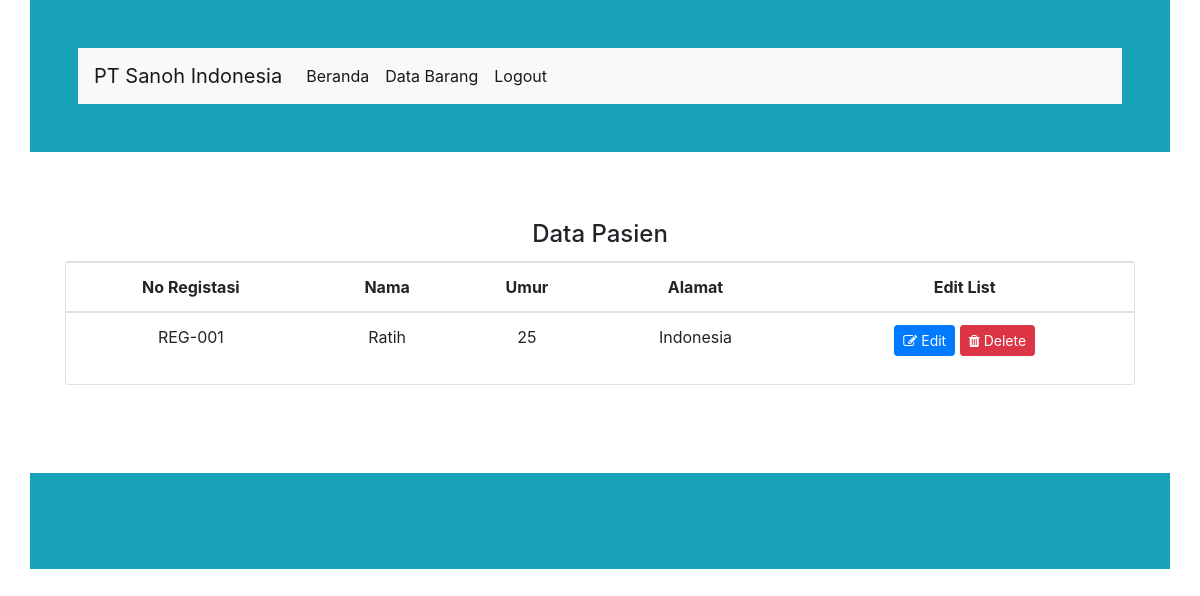
Page /index.php/admin/pasien on the committed database.
### tables this page shows
CREATE TABLE `data_pasien` (
  `id_pasien` int(11) NOT NULL,
  `reg` varchar(250) NOT NULL,
  `nama` varchar(250) NOT NULL,
  `umur` varchar(250) NOT NULL,
  `alamat` text NOT NULL,
  `suami` varchar(250) NOT NULL,
  `pekerjaan` varchar(250) NOT NULL,
  `pendidikan` varchar(250) NOT NULL
);

### application/controllers/admin/Pasien.php (called while the page is built, shortened)
<?php
class Pasien extends CI_Controller {
    public function index(){
        $data['data_obat']=$this->db->query('select * from data_obat where stok between 1 and 10');
        $data['data_obat']=$data['data_obat']->num_rows();
    $data['pasien'] = $this->m_crud->tampil_data('data_pasien')->result();
		$this->load->view('admin/pasien/v_data_pasien',$data);
      }
}

### index.php (called while the page is built, shortened)
<?php
require_once BASEPATH.'core/CodeIgniter.php';

### application/models/M_crud.php (called while the page is built, shortened)
<?php
class M_crud extends CI_Model {
 	function tampil_data($table){
		return $this->db->get($table);
	}
}
    ?>

### application/views/admin/pasien/v_data_pasien.php (the view, shortened to what this page needs)
<body>
<main>
<div class="container my-5">
       <div class="card-body text-center">
    <h4 class="card-title">Data Pasien</h4>
<div><?php echo $this->session->flashdata('msg'); ?>
    <div class="card">
        <table class="table table-hover">
            <thead>
              <tr>
                <th scope="col">No Registasi</th>
                <th scope="col">Nama</th>
                <th scope="col">Umur</th>
                <th scope="col">Alamat</th>
                <th scope="col">Edit List</th>
              </tr>
            </thead>
            <tbody>
            <?php if (empty($pasien)) { ?>
                <tr>
                      <td colspan="8">Data Belum Ada</td>
                </tr>
            <?php
                } else {
                    foreach ($pasien as $rowpasien) {
            ?>
                <tr>
                    <td><?php echo $rowpasien->reg ?></td>
                    <td><?php echo $rowpasien->nama ?></td>
                    <td><?php echo $rowpasien->umur ?></td>
                    <td><?php echo $rowpasien->alamat ?></td>
                    <td>
                    <a class="btn btn-sm btn-primary" href="<?php echo base_url() ?>index.php/admin/pasien/edit/<?php echo $rowpasien->id_pasien ?>"><i class="fa fa-edit"></i> Edit</a>
                    <a class="btn btn-sm btn-danger" href="<?php echo base_url() ?>index.php/admin/pasien/hapus/<?php echo $rowpasien->id_pasien ?>"><i class="fa fa-trash"></i> Delete</a>
                    </td>
                             </tr>
                <?php }} ?>
            </tbody>
          </table>
    </div>
</main>

### application/views/admin/sniphets/header.php (style rules this page uses)
body { background-image:url(https://i0.wp.com/bekasiloker.com/wp-content/uploads/2018/07/Screenshot_1.png?fit=600%2C357); background-size: 100%; }

### rows in the picture
data_pasien: reg "REG-001", nama "Ratih", umur "25", alamat "Indonesia"
